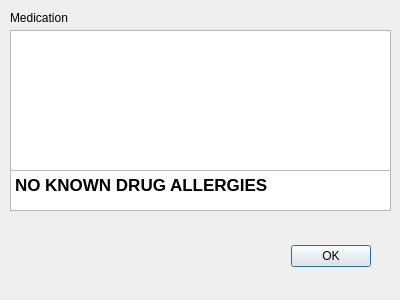
<?xml version="1.0" encoding="UTF-8"?>
<ui version="4.0">
 <class>medication_dlg</class>
 <widget class="QDialog" name="medication_dlg">
  <property name="geometry">
   <rect>
    <x>0</x>
    <y>0</y>
    <width>400</width>
    <height>300</height>
   </rect>
  </property>
  <property name="windowTitle">
   <string>Dialog</string>
  </property>
  <widget class="QDialogButtonBox" name="buttonBox">
   <property name="geometry">
    <rect>
     <x>30</x>
     <y>240</y>
     <width>341</width>
     <height>32</height>
    </rect>
   </property>
   <property name="orientation">
    <enum>Qt::Horizontal</enum>
   </property>
   <property name="standardButtons">
    <set>QDialogButtonBox::Ok</set>
   </property>
  </widget>
  <widget class="QLabel" name="medication_label">
   <property name="geometry">
    <rect>
     <x>10</x>
     <y>10</y>
     <width>131</width>
     <height>16</height>
    </rect>
   </property>
   <property name="text">
    <string>Medication</string>
   </property>
  </widget>
  <widget class="QTableView" name="medication_table">
   <property name="geometry">
    <rect>
     <x>10</x>
     <y>30</y>
     <width>381</width>
     <height>141</height>
    </rect>
   </property>
   <property name="sortingEnabled">
    <bool>false</bool>
   </property>
  </widget>
  <widget class="QTextBrowser" name="allergy_textBrowser">
   <property name="geometry">
    <rect>
     <x>10</x>
     <y>170</y>
     <width>381</width>
     <height>41</height>
    </rect>
   </property>
   <property name="html">
    <string>&lt;!DOCTYPE HTML PUBLIC &quot;-//W3C//DTD HTML 4.0//EN&quot; &quot;http://www.w3.org/TR/REC-html40/strict.dtd&quot;&gt;
&lt;html&gt;&lt;head&gt;&lt;meta name=&quot;qrichtext&quot; content=&quot;1&quot; /&gt;&lt;meta charset=&quot;utf-8&quot; /&gt;&lt;style type=&quot;text/css&quot;&gt;
p, li { white-space: pre-wrap; }
hr { height: 1px; border-width: 0; }
&lt;/style&gt;&lt;/head&gt;&lt;body style=&quot; font-family:'.AppleSystemUIFont'; font-size:13pt; font-weight:400; font-style:normal;&quot;&gt;
&lt;p style=&quot; margin-top:0px; margin-bottom:0px; margin-left:0px; margin-right:0px; -qt-block-indent:0; text-indent:0px;&quot;&gt;&lt;span style=&quot; font-weight:700;&quot;&gt;NO KNOWN DRUG ALLERGIES&lt;/span&gt;&lt;/p&gt;&lt;/body&gt;&lt;/html&gt;</string>
   </property>
  </widget>
 </widget>
 <resources/>
 <connections>
  <connection>
   <sender>buttonBox</sender>
   <signal>accepted()</signal>
   <receiver>medication_dlg</receiver>
   <slot>accept()</slot>
   <hints>
    <hint type="sourcelabel">
     <x>248</x>
     <y>254</y>
    </hint>
    <hint type="destinationlabel">
     <x>157</x>
     <y>274</y>
    </hint>
   </hints>
  </connection>
  <connection>
   <sender>buttonBox</sender>
   <signal>rejected()</signal>
   <receiver>medication_dlg</receiver>
   <slot>reject()</slot>
   <hints>
    <hint type="sourcelabel">
     <x>316</x>
     <y>260</y>
    </hint>
    <hint type="destinationlabel">
     <x>286</x>
     <y>274</y>
    </hint>
   </hints>
  </connection>
 </connections>
</ui>
